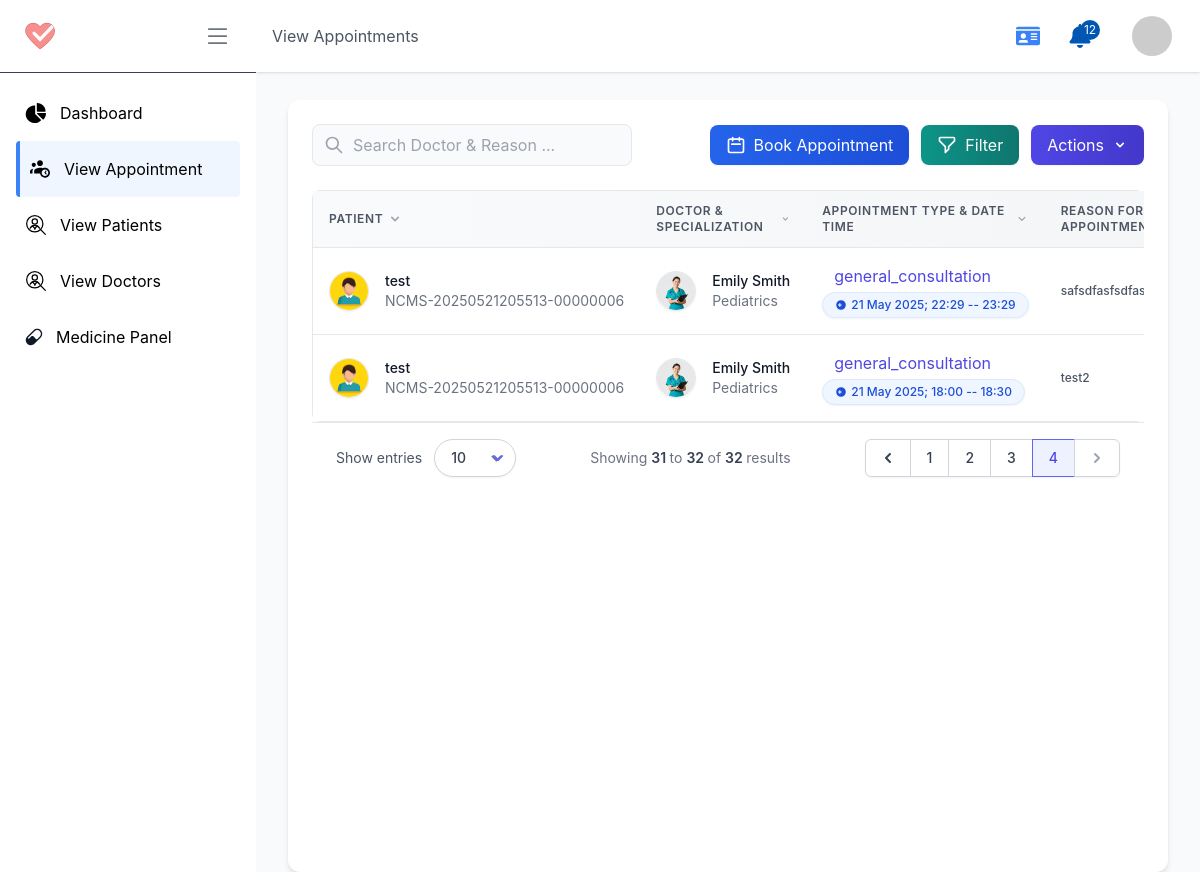
The page /m/view-appointments/?page=4&per_page=10 on the database as committed earlier.
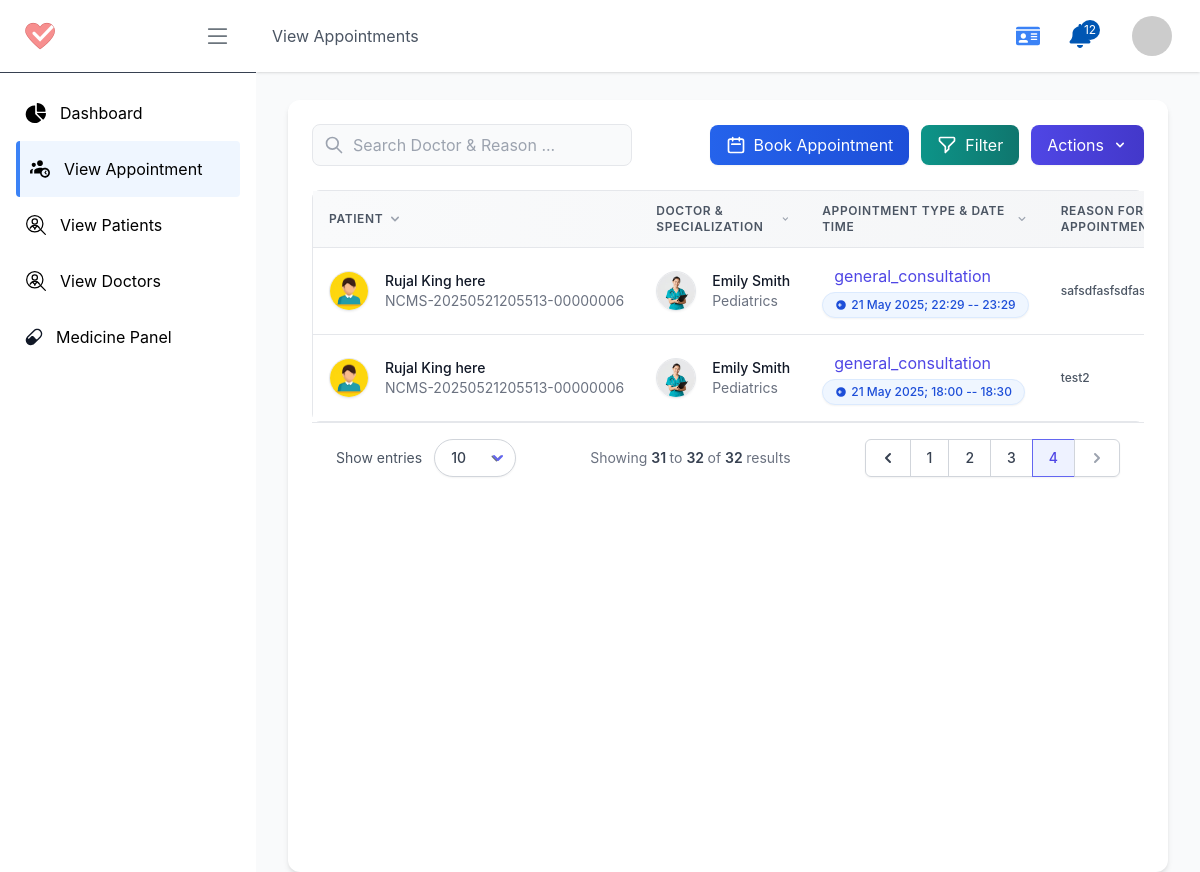
The same page on the database as committed later.
### patient/models.py (models this page shows, shortened)
class Appointment(models.Model):
    APPOINTMENT_TYPES =  [
        ('general_consultation', 'General Consultation'),
        ('follow_up_visit', 'Follow-up Visit'),
        ('online_consultation', 'Online Consultation'),
        ('offline_consultation', 'Offline Consultation'),
    ]
    uuid = models.UUIDField(default=uuid.uuid4, editable=True)
    profile = models.ForeignKey(Profile, on_delete=models.CASCADE, related_name="patients_appointments", help_text=" Patient Profile")
    doctor = models.ForeignKey(DoctorProfile, on_delete=models.SET_NULL, related_name="doctors_appointments", blank=True, null=True)
    appointment_type = models.CharField(max_length=50, choices=APPOINTMENT_TYPES, default='general_consultation')
    time_slot = models.ForeignKey(AppointmentTimeSlot, on_delete=models.SET_NULL, related_name="patients_appointments", blank=True, null=True)
    appointment_date = models.DateField()
    appointment_time_str = models.CharField(max_length=50, blank=True)
    file = models.FileField(upload_to='appointment_files/', blank=True)
    reason = models.TextField(blank=True)
    STATUS_TYPE = [
        ('pending', 'Pending'),
        ('confirmed', 'Confirmed'),
        ('cancelled', 'Cancelled'),
        ('completed', 'Completed')
    ]
    status = models.CharField(max_length=50,  choices=STATUS_TYPE, default='pending')
    cancled_by = models.ForeignKey(Profile, on_delete=models.SET_NULL, related_name="cancelled_appointments", blank=True, null=True)
    cancel_reason = models.TextField(blank=True, null=True)
    confirm_by = models.ForeignKey(Profile, on_delete=models.SET_NULL, related_name="confirmed_appointments", blank=True, null=True)
    created_at = models.DateTimeField(auto_now_add=True, blank=True)
    updated_at = models.DateTimeField(auto_now=True, blank=True)

### account/models.py (models this page shows, shortened)
class Profile(models.Model):
    user = models.OneToOneField(User, on_delete=models.CASCADE, related_name="profile")
    role = models.CharField(max_length=10, choices=USER_ROLES, default='patient')
    profile_pic = models.ImageField(upload_to='profile_pictures/', default='profile_pictures/default.jpg')
    phone_regex = RegexValidator(regex=r'^\+?1?\d{9,15}$', message="Phone number must be entered in the format: '+999999999'. Up to 15 digits allowed.")
    ph_number = models.CharField(validators=[phone_regex], max_length=16, blank=True) # validators should be a list
    address = models.CharField(max_length=255, blank=True)
    date_of_birth = models.DateField(null=True, blank=True)
    gender = models.CharField(max_length=10, choices=[('male', 'Male'), ('female', 'Female'), ('other', 'Other')], blank=True)
    email_notification = models.BooleanField(default=True)
    sms_notification = models.BooleanField(default=True)
    reminders = models.BooleanField(default=True)
    created_at = models.DateTimeField(auto_now_add=True)
    updated_at = models.DateTimeField(auto_now=True)
    is_active = models.BooleanField(default=True)
    is_verified = models.BooleanField(default=False)

### doctor/models.py (models this page shows, shortened)
class DoctorProfile(models.Model):
    profile = models.OneToOneField(Profile, on_delete=models.CASCADE, related_name='doctor_profile')
    SPECIALIZATIONS = [
        ('general_medicine', 'General Medicine'),
        ('cardiology', 'Cardiology'),
        ('dermatology', 'Dermatology'),
        ('neurology', 'Neurology'),
        ('orthopedics', 'Orthopedics'),
        ('pediatrics', 'Pediatrics'),
        ('psychiatry', 'Psychiatry'),
        ('radiology', 'Radiology'),
        ('surgery', 'Surgery'),
        ('other', 'Other'),
    ]
    specialization = models.CharField(max_length=100, choices=SPECIALIZATIONS)
    qualifications = models.TextField(blank=True, null=True)
    experience_years = models.IntegerField()
    license_number = models.CharField(max_length=100, blank=True)
    board_certified = models.BooleanField(default=False)
    languages_spoken = models.JSONField(blank=True, null=True)
    star_rating = models.FloatField(null=True, blank=True, default=3)
    total_reviews =  models.IntegerField(null=True)
    fees = models.DecimalField(max_digits=10, decimal_places=2)
    accepts_new_patients = models.BooleanField(default=True)
    slug = models.SlugField(unique=True, blank=True)
    created_at = models.DateTimeField(auto_now_add=True)
    updated_at = models.DateTimeField(auto_now=True)

### management/views.py (the view)
# urls.py: path('view-appointments/', ViewAppointmnets, name='viewAppointment'),
def ViewAppointmnets(request):
    qs = Appointment.objects.all().order_by('-created_at')
    per_page = int(request.GET.get('per_page', 10))
    paginator = Paginator(qs, per_page)
    page_num = request.GET.get('page')
    try:
        page_obj = paginator.page(page_num)
    except PageNotAnInteger:
        page_obj = paginator.page(1)
    except EmptyPage:
        page_obj = paginator.page(paginator.num_pages)
    per_page_options = [10, 25, 50, 100]
    context = {
        'appointments': page_obj,
        'paginator': paginator,
        'per_page': per_page,
        'per_page_options': per_page_options,
    }
    return render(request, 'pages/management/view_appointments.html', context)

### templates/pages/management/view_appointments.html (shortened to what the changed rows need)
{% extends "pages/management/M_base.html" %}
{% load static %}
{% block content %}
<div class="flex flex-col min-h-screen pt-7 px-4 sm:px-6 lg:px-8 bg-gray-50">
    <div class="flex flex-col flex-1 w-full max-w-7xl mx-auto">
        <div class="bg-white rounded-xl shadow-md p-6 flex-1 transition-all duration-300 hover:shadow-lg">
            <div class="flex flex-col space-y-6">
                <div class="flex flex-col space-y-4">
                    <div class="overflow-x-auto  custom-scrollbar">
                        <div class="w-full align-middle">
                            <div class=" rounded-lg border border-gray-200">
                                <table id="view-list-table" class="min-w-full divide-y divide-gray-200">
                                    <thead class="bg-gradient-to-r from-gray-50 to-gray-100">
                                        <tr>
                                            <th class=" px-4 py-3 text-left text-xs font-semibold text-gray-600 uppercase tracking-wider cursor-pointer group"
                                                wire:click="sortBy('doctor.doctorUser.first_name')">
                                                <div class="flex items-center">
                                                    Patient
                                                    <svg class="w-4 h-4 ml-1 text-gray-400 group-hover:text-gray-600 transition-colors duration-200"
                                                        viewBox="0 0 20 20" fill="currentColor"
                                                        xmlns="http://www.w3.org/2000/svg">
                                                        <path
                                                            d="M5.293 7.293a1 1 0 011.414 0L10 10.586l3.293-3.293a1 1 0 111.414 1.414l-4 4a1 1 0 01-1.414 0l-4-4a1 1 0 010-1.414z" />
                                                    </svg>
                                                </div>
                                            </th>
                                            <th class=" px-4 py-3 text-left text-xs font-semibold text-gray-600 uppercase tracking-wider cursor-pointer group"
                                                wire:click="sortBy('doctor.doctorUser.first_name')">
                                                <div class="flex items-center">
                                                    Doctor & Specialization
                                                    <svg class="w-4 h-4 ml-1 text-gray-400 group-hover:text-gray-600 transition-colors duration-200"
                                                        viewBox="0 0 20 20" fill="currentColor"
                                                        xmlns="http://www.w3.org/2000/svg">
                                                        <path
                                                            d="M5.293 7.293a1 1 0 011.414 0L10 10.586l3.293-3.293a1 1 0 111.414 1.414l-4 4a1 1 0 01-1.414 0l-4-4a1 1 0 010-1.414z" />
                                                    </svg>
                                                </div>
                                            </th>
                                            <th class=" px-4 py-3 text-left text-xs font-semibold text-gray-600 uppercase tracking-wider cursor-pointer group"
                                                wire:click="sortBy('appointment.title')">
                                                <div class="flex items-center">
                                                    Appointment Type & Date Time
                                                    <svg class="w-4 h-4 ml-1 text-gray-400 group-hover:text-gray-600 transition-colors duration-200"
                                                        viewBox="0 0 20 20" fill="currentColor"
                                                        xmlns="http://www.w3.org/2000/svg">
                                                        <path
                                                            d="M5.293 7.293a1 1 0 011.414 0L10 10.586l3.293-3.293a1 1 0 111.414 1.414l-4 4a1 1 0 01-1.414 0l-4-4a1 1 0 010-1.414z" />
                                                    </svg>
                                                </div>
                                            </th>
                                            <th class=" px-4 py-3 text-left text-xs font-semibold text-gray-600 uppercase tracking-wider cursor-pointer group"
                                                wire:click="sortBy('appointment.title')">
                                                <div class="flex items-center">
                                                    Reason For Appointment
                                                </div>
                                            </th>
                                        </tr>
                                    </thead>
                                    <tbody class="bg-white divide-y divide-gray-200">
                                        {% for apot in appointments %}
                                        <tr class="hover:bg-gray-50 transition-all duration-200"  id="{{ apot.uuid }}">
                                            <td class="table-cell px-4 py-4 whitespace-nowrap doctor-details"
                                                title="View Profile" data-patient="{{ apot.profile.user.first_name }}" >
                                                <a href="{% url 'ViewPatientsRecords' apot.profile.user.username %}" target="_blank_" class="bg-indigo-600 hover:bg-indigo-800">
                                                    <div class="flex items-center">
                                                        <div class="flex-shrink-0 h-10 w-10">
                                                            <img class="h-10 w-10 rounded-full object-cover shadow-sm border border-gray-200 transition-transform duration-200 hover:scale-110"
                                                                src="{{ apot.profile.profile_pic.url }}"
                                                                alt="{{ apot.profile.user.first_name}}">
                                                        </div>
                                                        <div class="ml-4">
                                                            <p class="text-sm font-medium text-gray-900" data-doctor="{{ apot.profile.user.first_name }}"  >{{ apot.profile.user.first_name }}
                                                            </p>
                                                            <div class="text-sm text-gray-500" data-specialization='{{ apot.profile.user.username }}' >{{ apot.profile.user.username }}</div>
                                                        </div>
                                                    </div>
                                                </a>
                                            </td>
                                            <td class="table-cell px-4 py-4 whitespace-nowrap doctor-details">
                                                <div class="flex items-center">
                                                    <div class="flex-shrink-0 h-10 w-10">
                                                        <img class="h-10 w-10 rounded-full object-cover shadow-sm border border-gray-200 transition-transform duration-200 hover:scale-110"
                                                            src="{{ apot.doctor.profile.profile_pic.url }}"
                                                            alt="{{ apot.doctor.profile.user.first_name}}">
                                                    </div>
                                                    <div class="ml-4">
                                                        <p class="text-sm font-medium text-gray-900" data-doctor="{{ apot.doctor.profile.user.first_name }}"  >{{ apot.doctor.profile.user.first_name }}
                                                        </p>
                                                        <div class="text-sm text-gray-500" data-specialization='{{ apot.doctor.specialization }}' >{{ apot.doctor.specialization| capfirst }}</div>
                                                    </div>
                                                </div>
                                            </td>
                                            <td class="table-cell px-4 py-4 whitespace-nowrap">
                                                <p data-apotype="{{ apot.appointment_type }}" class="px-3 pb-1 text-indigo-600 hover:text-indigo-800 transition-colors duration-200">
                                                    {{ apot.appointment_type }}
                                                </p>
                                                <span data-date="{{ apot.appointment_date|date:"d M Y" }}" data-time="{{ apot.appointment_time_str }}"
                                                    class="inline-flex items-center px-3 py-1 rounded-full text-xs font-medium bg-blue-50 text-blue-700 border border-blue-100 shadow-sm">
                                                    <svg class="h-3 w-3 mr-1" viewBox="0 0 20 20" fill="none"
                                                        xmlns="http://www.w3.org/2000/svg">
                                                        <path
                                                            d="M10 2a8 8 0 100 16 8 8 0 000-16zm1 9H9v2H7v-2H5V9h2V7h2v2h2v2z"
                                                            fill="currentColor" />
                                                    </svg>
                                                    {{ apot.appointment_date|date:"d M Y" }};
                                                    {{ apot.appointment_time_str }}
                                                </span>
                                            </td>
                                             <td class="table-cell px-4 py-4 whitespace-nowrap">
                                                <p class="text-gray-600 text-xs font-medium " title="{{ apot.reason }}" data-reason="{{ apot.reason }}" >
                                                    {{ apot.reason|slice:":70" }}{% if apot.reason|length > 60 %}…{% endif %}
                                                </p>
                                            </td>
                                        </tr>
                                        {% empty %}
                                            <tr class="col-span-full text-gray-500">
                                                <td>
                                                    No Appointment Booked yet.
                                                </td>
                                            </tr>
                                        {% endfor %}
                                    </tbody>
                                </table>
                            </div>
                        </div>
                    </div>
                </div>
            </div>
        </div>
    </div>
</div>
{% endblock content %}

Rows that differ between the two databases and show on the page:
changed through a linked row, Appointment "safsdfasfsdfasfasdfasdf": profile.user.first_name "test" → "Rujal King here"
changed through a linked row, Appointment "test2": profile.user.first_name "test" → "Rujal King here"
